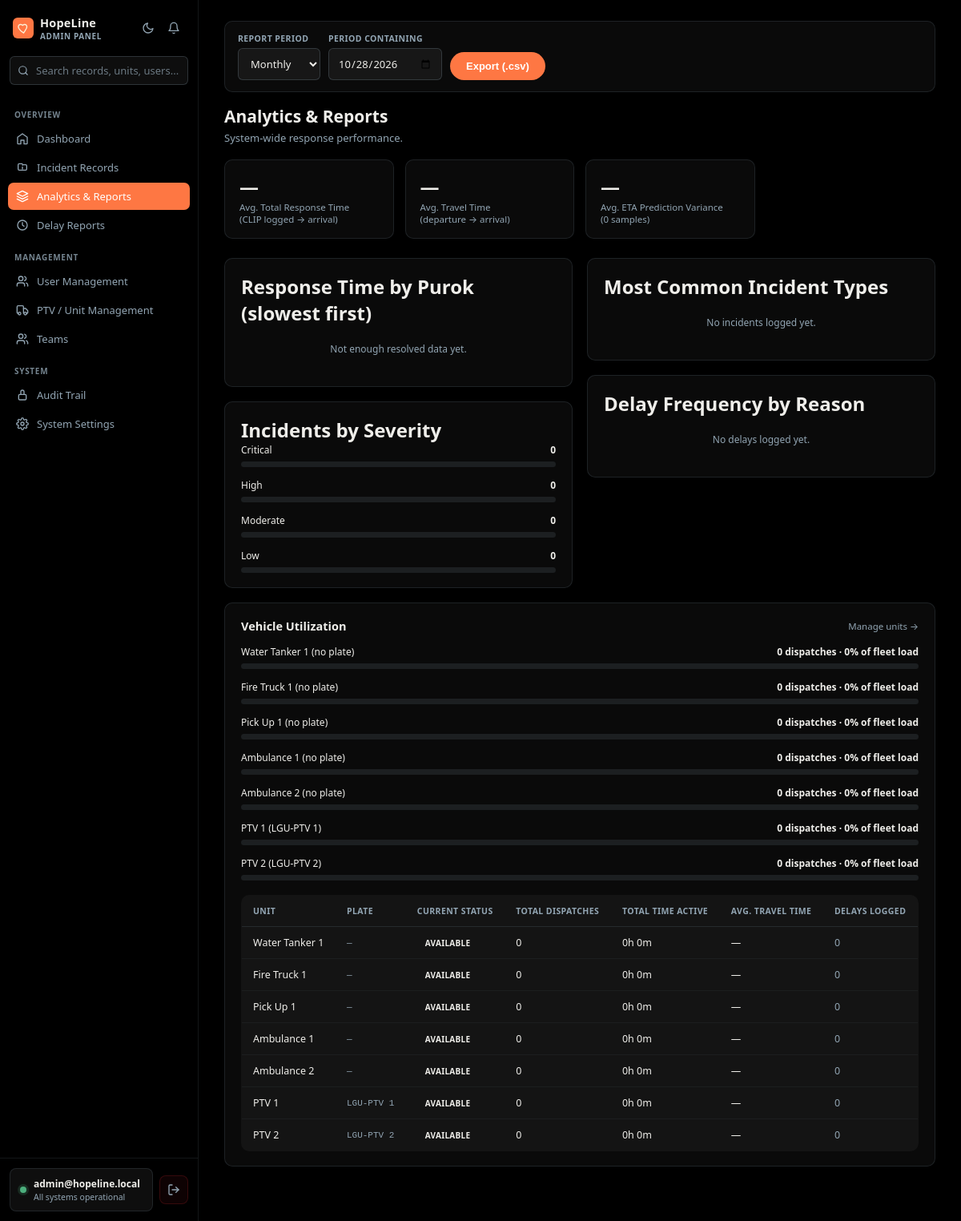
The page /app/admin/analytics.php (signed in) on the database its author committed.
### tables this page shows
CREATE TABLE IF NOT EXISTS ptv_units (
  id               INT(11)      NOT NULL AUTO_INCREMENT,
  unit_name        VARCHAR(100) NOT NULL,
  plate_no         VARCHAR(20)  DEFAULT NULL,
  vehicle_type     VARCHAR(50)  NOT NULL DEFAULT 'Patient Transport Vehicle (PTV)',
  driver_name      VARCHAR(150) DEFAULT NULL,
  responder_id     INT(11)      DEFAULT NULL,
  status           ENUM('Available','Assigned','En Route','On Site','Returning','Offline') NOT NULL DEFAULT 'Available',
  archived_at      DATETIME     DEFAULT NULL,
  current_lat      DECIMAL(10,7) DEFAULT NULL,
  current_lng      DECIMAL(10,7) DEFAULT NULL,
  last_location_at DATETIME     DEFAULT NULL,
  gps_accuracy     FLOAT        DEFAULT NULL,
  gps_heading      FLOAT        DEFAULT NULL,
  gps_speed        FLOAT        DEFAULT NULL,
  created_at       DATETIME     DEFAULT CURRENT_TIMESTAMP,
  updated_at       DATETIME     DEFAULT CURRENT_TIMESTAMP ON UPDATE CURRENT_TIMESTAMP,
  PRIMARY KEY (id),
  KEY idx_units_responder (responder_id),
  KEY idx_units_type_status (vehicle_type, status),
  CONSTRAINT fk_units_responder FOREIGN KEY (responder_id)
    REFERENCES users (id) ON DELETE SET NULL ON UPDATE RESTRICT
);

### app/admin/analytics.php (the view, shortened to what this page needs)
<?php
require_once __DIR__ . '/../../config/config.php';
require_once __DIR__ . '/../../config/functions.php';
$purokNames = purokList();
$in = $purokNames
    ? implode(',', array_map([$pdo, 'quote'], $purokNames))
    : "''";
$lastArrived = "(SELECT MAX(d2.id) FROM dispatch d2 WHERE d2.clip_report_id = c.id AND d2.arrived_at IS NOT NULL)";
$avgResponse = $pdo->query("
    SELECT AVG(TIMESTAMPDIFF(SECOND, c.created_at, d.arrived_at))
    FROM clip_reports c JOIN dispatch d ON d.id = $lastArrived
")->fetchColumn();
$perIncident = "SELECT MAX(id) FROM dispatch WHERE departed_at IS NOT NULL AND arrived_at IS NOT NULL GROUP BY clip_report_id";
$avgTravel = $pdo->query("
    SELECT AVG(TIMESTAMPDIFF(SECOND, d.departed_at, d.arrived_at)) FROM dispatch d WHERE d.id IN ($perIncident)
")->fetchColumn();
$byBarangay = $pdo->query("
    SELECT c.barangay,
           AVG(TIMESTAMPDIFF(SECOND, c.created_at, d.arrived_at)) AS avg_response,
           COUNT(*) AS incident_count
    FROM clip_reports c JOIN dispatch d ON d.id = $lastArrived
    WHERE c.barangay IN ($in)
    GROUP BY c.barangay ORDER BY avg_response DESC LIMIT 8
")->fetchAll(PDO::FETCH_ASSOC);
$bySeverity = $pdo->query("SELECT severity, COUNT(*) AS total FROM clip_reports GROUP BY severity")->fetchAll(PDO::FETCH_KEY_PAIR);
$totalIncidents = array_sum($bySeverity);
$byType = $pdo->query("SELECT incident_type, COUNT(*) AS total FROM clip_reports GROUP BY incident_type ORDER BY total DESC LIMIT 6")->fetchAll(PDO::FETCH_ASSOC);
$maxTypeCount = max(array_column($byType, 'total') ?: [1]);
$delayByReason = $pdo->query("SELECT reason, COUNT(*) AS total FROM delay_logs GROUP BY reason ORDER BY total DESC LIMIT 6")->fetchAll(PDO::FETCH_ASSOC);
$maxDelayCount = max(array_column($delayByReason, 'total') ?: [1]);
$etaAccuracy = $pdo->query("
    SELECT AVG(ABS(d.predicted_eta_minutes - (TIMESTAMPDIFF(SECOND, d.departed_at, d.arrived_at) / 60))) AS avg_variance,
           COUNT(*) AS sample_size
    FROM dispatch d
    WHERE d.predicted_eta_minutes IS NOT NULL AND d.departed_at IS NOT NULL AND d.arrived_at IS NOT NULL
")->fetch(PDO::FETCH_ASSOC);
$vehicleUsage = $pdo->query("
    SELECT
        u.id,
        u.unit_name,
        u.plate_no,
        u.status,
        COUNT(d.id) AS total_dispatches,
        SUM(CASE WHEN d.departed_at IS NOT NULL AND d.arrived_at IS NOT NULL
                 THEN TIMESTAMPDIFF(SECOND, d.departed_at, d.arrived_at) ELSE 0 END) AS total_travel_seconds,
        AVG(CASE WHEN d.departed_at IS NOT NULL AND d.arrived_at IS NOT NULL
                 THEN TIMESTAMPDIFF(SECOND, d.departed_at, d.arrived_at) ELSE NULL END) AS avg_travel_seconds,
        (SELECT COUNT(*) FROM delay_logs dl WHERE dl.unit_id = u.id) AS delay_count
    FROM ptv_units u
    LEFT JOIN dispatch d ON d.unit_id = u.id
    GROUP BY u.id
    ORDER BY total_dispatches DESC
")->fetchAll(PDO::FETCH_ASSOC);
$maxDispatchCount = max(array_column($vehicleUsage, 'total_dispatches') ?: [1]);
$totalFleetDispatches = array_sum(array_column($vehicleUsage, 'total_dispatches'));
function fmtMin($seconds) {
    if (!$seconds) return '—';
    return round($seconds / 60, 1) . ' min';
}
function fmtHours($seconds) {
    if (!$seconds) return '0h 0m';
    $h = floor($seconds / 3600);
    $m = floor(($seconds % 3600) / 60);
    return $h . 'h ' . $m . 'm';
}
?>
<!DOCTYPE html>
<html lang="en">
<head>
<link rel="stylesheet" href="<?php echo BASE_URL; ?>/assets/css/app.css">
</head>
<body>
<?php require_once __DIR__ . '/../../assets/layouts/admin/admin_sidebar.php'; ?>
<main class="main">
    <div class="page-head">
        <div style="margin-bottom:16px;"><?php echo exportPeriodForm(BASE_URL . '/app/admin/export-analytics.php'); ?></div>
        <h1>Analytics &amp; Reports</h1>
        <p>System-wide response performance.</p>
    </div>
    <div class="stats-grid">
        <div class="stat-card">
            <div class="stat-value"><?php echo fmtMin($avgResponse); ?></div>
            <div class="stat-label">Avg. Total Response Time<br>(CLIP logged → arrival)</div>
        </div>
        <div class="stat-card">
            <div class="stat-value"><?php echo fmtMin($avgTravel); ?></div>
            <div class="stat-label">Avg. Travel Time<br>(departure → arrival)</div>
        </div>
        <div class="stat-card">
            <div class="stat-value"><?php echo $etaAccuracy['avg_variance'] ? round($etaAccuracy['avg_variance'], 1) . ' min' : '—'; ?></div>
            <div class="stat-label">Avg. ETA Prediction Variance<br>(<?php echo (int)($etaAccuracy['sample_size'] ?? 0); ?> samples)</div>
        </div>
    </div>
    <div class="layout">
        <div>
            <div class="card">
                <h2>Response Time by Purok (slowest first)</h2>
                <?php if (empty($byBarangay)): ?>
                    <div class="empty-mini">Not enough resolved data yet.</div>
                <?php else:
                    $maxResp = max(array_column($byBarangay, 'avg_response'));
                    foreach ($byBarangay as $b):
                        $pct = $maxResp > 0 ? round(($b['avg_response'] / $maxResp) * 100) : 0;
                ?>
                <div class="bar-row">
                    <div class="bar-label"><span><?php echo htmlspecialchars($b['barangay']); ?> (<?php echo $b['incident_count']; ?>)</span><span class="n"><?php echo fmtMin($b['avg_response']); ?></span></div>
                    <div class="bar-track"><div class="bar-fill" style="width:<?php echo $pct; ?>%; background:var(--redwood);"></div></div>
                </div>
                <?php endforeach; endif; ?>
            </div>
            <div class="card">
                <h2>Incidents by Severity</h2>
                <?php
                $sevMeta = ['Critical' => 'var(--critical)', 'High' => 'var(--high)', 'Moderate' => 'var(--moderate)', 'Low' => 'var(--low)'];
                foreach ($sevMeta as $sev => $color):
                    $n = $bySeverity[$sev] ?? 0;
                    $pct = $totalIncidents > 0 ? round(($n / $totalIncidents) * 100) : 0;
                ?>
                <div class="bar-row">
                    <div class="bar-label"><span><?php echo $sev; ?></span><span class="n"><?php echo $n; ?></span></div>
                    <div class="bar-track"><div class="bar-fill" style="width:<?php echo $pct; ?>%; background:<?php echo $color; ?>;"></div></div>
                </div>
                <?php endforeach; ?>
            </div>
        </div>
        <div>
            <div class="card">
                <h2>Most Common Incident Types</h2>
                <?php if (empty($byType)): ?>
                    <div class="empty-mini">No incidents logged yet.</div>
                <?php else: foreach ($byType as $t): $pct = round(($t['total'] / $maxTypeCount) * 100); ?>
                <div class="bar-row">
                    <div class="bar-label"><span><?php echo htmlspecialchars($t['incident_type']); ?></span><span class="n"><?php echo $t['total']; ?></span></div>
                    <div class="bar-track"><div class="bar-fill" style="width:<?php echo $pct; ?>%; background:var(--light-grayish);"></div></div>
                </div>
                <?php endforeach; endif; ?>
            </div>
            <div class="card">
                <h2>Delay Frequency by Reason</h2>
                <?php if (empty($delayByReason)): ?>
                    <div class="empty-mini">No delays logged yet.</div>
                <?php else: foreach ($delayByReason as $d): $pct = round(($d['total'] / $maxDelayCount) * 100); ?>
                <div class="bar-row">
                    <div class="bar-label"><span><?php echo htmlspecialchars($d['reason']); ?></span><span class="n"><?php echo $d['total']; ?></span></div>
                    <div class="bar-track"><div class="bar-fill" style="width:<?php echo $pct; ?>%; background:var(--high);"></div></div>
                </div>
                <?php endforeach; endif; ?>
            </div>
        </div>
    </div>
    <div class="card">
        <div class="card-header">
            <h2>Vehicle Utilization</h2>
            <a href="<?php echo BASE_URL; ?>/app/admin/units.php">Manage units →</a>
        </div>
        <?php if (empty($vehicleUsage)): ?>
            <div class="empty-mini">No PTV units registered yet.</div>
        <?php else: ?>
        <?php foreach ($vehicleUsage as $v):
            $pct = $maxDispatchCount > 0 ? round(($v['total_dispatches'] / $maxDispatchCount) * 100) : 0;
            $share = $totalFleetDispatches > 0 ? round(($v['total_dispatches'] / $totalFleetDispatches) * 100) : 0;
        ?>
        <div class="bar-row">
            <div class="bar-label">
                <span><?php echo htmlspecialchars($v['unit_name']); ?> (<?php echo htmlspecialchars($v['plate_no'] ?: 'no plate'); ?>)</span>
                <span class="n"><?php echo $v['total_dispatches']; ?> dispatch<?php echo $v['total_dispatches'] == 1 ? '' : 'es'; ?> · <?php echo $share; ?>% of fleet load</span>
            </div>
            <div class="bar-track"><div class="bar-fill" style="width:<?php echo $pct; ?>%; background:var(--burnt-umber);"></div></div>
        </div>
        <?php endforeach; ?>
        <div style="overflow-x:auto; margin-top:18px;">
        <table>
            <thead><tr>
                <th>Unit</th><th>Plate</th><th>Current Status</th>
                <th>Total Dispatches</th><th>Total Time Active</th><th>Avg. Travel Time</th><th>Delays Logged</th>
            </tr></thead>
            <tbody>
                <?php foreach ($vehicleUsage as $v): ?>
                <tr>
                    <td><?php echo htmlspecialchars($v['unit_name']); ?></td>
                    <td class="clip-ref-cell"><?php echo htmlspecialchars($v['plate_no'] ?: '—'); ?></td>
                    <td><span class="status-badge status-<?php echo strtolower(str_replace(' ', '_', $v['status'])); ?>"><?php echo htmlspecialchars($v['status']); ?></span></td>
                    <td><?php echo $v['total_dispatches']; ?></td>
                    <td><?php echo fmtHours($v['total_travel_seconds']); ?></td>
                    <td><?php echo fmtMin($v['avg_travel_seconds']); ?></td>
                    <td class="<?php echo $v['delay_count'] > 0 ? 'delay-flag' : 'no-delay'; ?>"><?php echo $v['delay_count']; ?></td>
                </tr>
                <?php endforeach; ?>
            </tbody>
        </table>
        </div>
        <?php endif; ?>
    </div>
</main>
</body>
</html>

### assets/css/app.css (style rules this page uses)
:root { --burnt-umber: #FE7743; --redwood: #E0632E; --macadamia: #EFEEEA; --cool-blue: #121212; --light-grayish: #92A5B3; --bg-page: #000000; --surface-rgb: 239, 238, 234; --border-rgb: 125, 147, 163; --critical: #b02029; --high: #d9752b; --moderate: #d4ab2b; --low: #3f7a5c; --available: var(--low); --enroute: var(--high); --onsite: var(--critical); --returning: var(--light-grayish); --sidebar-w: 248px; --rail-w: 60px; }
* { box-sizing: border-box; margin: 0; padding: 0; }
html { -webkit-text-size-adjust: 100%; text-size-adjust: 100%; }
html, body { height: 100%; }
html { overflow: hidden; overflow: clip; }
body { font-family: 'Segoe UI', -apple-system, BlinkMacSystemFont, sans-serif; background: var(--bg-page); min-height: 100vh; height: 100vh; overflow: hidden; }
.main { width: auto; min-width: 0; --content-max: 1280px; flex: 1; min-width: 0; margin-left: var(--sidebar-w); padding: 26px 32px 50px; color: var(--macadamia); max-width: 1280px; height: 100vh; overflow-y: auto; overflow-wrap: break-word; }
.page-head { margin-bottom: 18px; }
.page-head h1 { font-size: 21px; margin-bottom: 4px; }
.page-head p { color: var(--light-grayish); font-size: 13px; }
.card { background: rgba(var(--surface-rgb), 0.04); border: 1px solid rgba(var(--border-rgb), 0.18); border-radius: 10px; padding: 18px 20px; margin-bottom: 18px; }
.card-header { display: flex; align-items: center; justify-content: space-between; gap: 10px; margin-bottom: 14px; }
.card-header h2 { font-size: 14.5px; font-weight: 700; }
.card-header a { font-size: 11.5px; color: var(--light-grayish); text-decoration: none; }
.empty-mini { text-align: center; padding: 20px; color: var(--light-grayish); font-size: 12px; }
.sev-badge, .role-badge, .tag, .status-pill, .incident-status, .status-badge { font-size: 10px; font-weight: 700; text-transform: uppercase; padding: 3px 10px; border-radius: 20px; letter-spacing: 0.3px; white-space: nowrap; }
.stats-grid { display: grid; grid-template-columns: repeat(4, minmax(0, 1fr)); gap: 14px; margin-bottom: 24px; }
.stat-card { background: rgba(var(--surface-rgb), 0.04); border: 1px solid rgba(var(--border-rgb), 0.18); border-radius: 10px; padding: 16px 18px; min-width: 0; }
.stat-value { font-size: 24px; font-weight: 700; color: var(--macadamia); }
.stat-label { font-size: 11.5px; color: var(--light-grayish); margin-top: 2px; }
.layout { display: grid; grid-template-columns: minmax(0, 1fr) minmax(0, 1fr); gap: 18px; align-items: start; }
.breakdown-row, .unit-status-row, .bar-row { margin-bottom: 14px; }
.breakdown-row:last-child, .unit-status-row:last-child, .bar-row:last-child { margin-bottom: 0; }
.breakdown-label, .unit-status-label, .bar-label { display: flex; justify-content: space-between; gap: 10px; flex-wrap: wrap; font-size: 12px; margin-bottom: 6px; }
.breakdown-label .n, .unit-status-label .n, .bar-label .n { font-weight: 700; color: var(--macadamia); }
.bar-track { height: 7px; background: rgba(var(--border-rgb), 0.15); border-radius: 20px; overflow: hidden; }
table { width: 100%; border-collapse: collapse; background: rgba(var(--surface-rgb), 0.04); border: 1px solid rgba(var(--border-rgb), 0.18); border-radius: 10px; overflow: hidden; }
thead th { text-align: left; font-size: 10.5px; text-transform: uppercase; letter-spacing: 0.4px; color: var(--light-grayish); padding: 12px 14px; border-bottom: 1px solid rgba(var(--border-rgb), 0.18); white-space: nowrap; }
tbody td { padding: 11px 14px; font-size: 12.5px; border-bottom: 1px solid rgba(var(--border-rgb), 0.08); vertical-align: middle; white-space: nowrap; }
tbody tr:last-child td { border-bottom: none; }
.clip-ref-cell { font-family: monospace; font-size: 11px; color: var(--light-grayish); }
.no-delay { color: var(--light-grayish); }
.main { position: relative; }
.layout > *, .dash-layout > * { min-width: 0; }

### rows shown on the page
ptv_units: unit_name "Water Tanker 1", plate_no "no plate", total_dispatches "0", share "0", plate_no "—", status "AVAILABLE", total_travel_seconds "0h 0m", avg_travel_seconds "—", delay_count "0"
ptv_units: unit_name "Fire Truck 1", plate_no "no plate", total_dispatches "0", share "0", plate_no "—", status "AVAILABLE", total_travel_seconds "0h 0m", avg_travel_seconds "—", delay_count "0"
ptv_units: unit_name "Pick Up 1", plate_no "no plate", total_dispatches "0", share "0", plate_no "—", status "AVAILABLE", total_travel_seconds "0h 0m", avg_travel_seconds "—", delay_count "0"
ptv_units: unit_name "Ambulance 1", plate_no "no plate", total_dispatches "0", share "0", plate_no "—", status "AVAILABLE", total_travel_seconds "0h 0m", avg_travel_seconds "—", delay_count "0"
ptv_units: unit_name "Ambulance 2", plate_no "no plate", total_dispatches "0", share "0", plate_no "—", status "AVAILABLE", total_travel_seconds "0h 0m", avg_travel_seconds "—", delay_count "0"
ptv_units: unit_name "PTV 1", plate_no "LGU-PTV 1", total_dispatches "0", share "0", status "AVAILABLE", total_travel_seconds "0h 0m", avg_travel_seconds "—", delay_count "0"
ptv_units: unit_name "PTV 2", plate_no "LGU-PTV 2", total_dispatches "0", share "0", status "AVAILABLE", total_travel_seconds "0h 0m", avg_travel_seconds "—", delay_count "0"

### other values the page prints
$roleLabel "ADMIN PANEL"
$email "admin@hopeline.local"
$statusText "All systems operational"
fmtMin($avgResponse) "—"
fmtMin($avgTravel) "—"
$etaAccuracy['sample_size'] "0"
$sev "Critical"
$n "0"
$sev "High"
$sev "Moderate"
$sev "Low"
